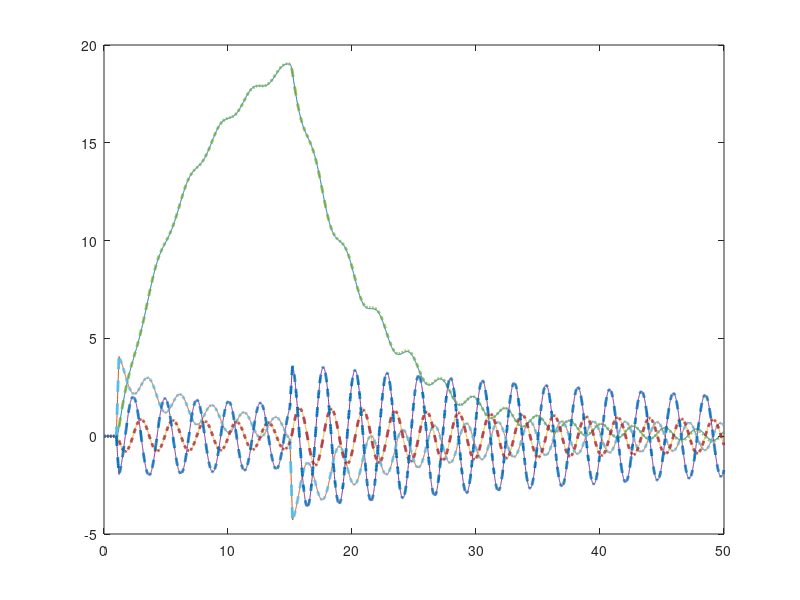
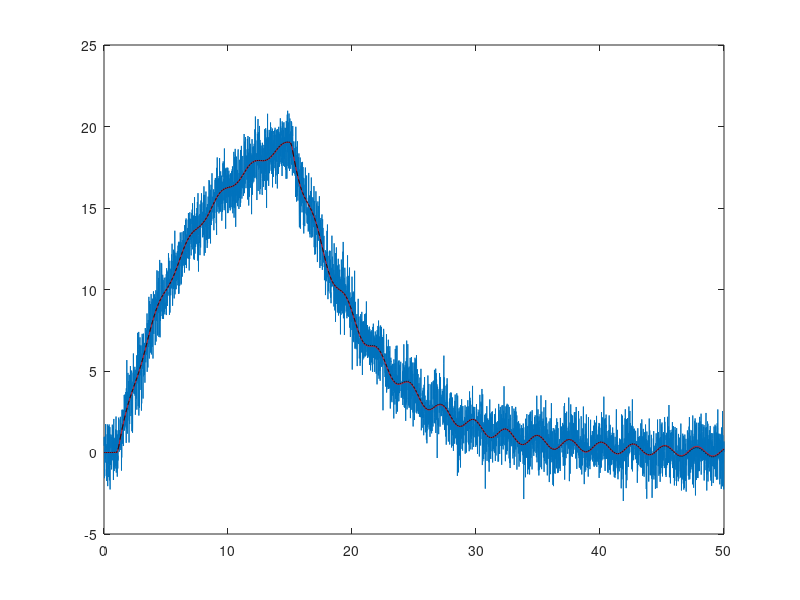

The MATLAB source for these figures, in order:
clear all, close all, clc

m = 1;
M = 5;
L = 2;
g = -10;
d = 1;
start = 0;
dest = 0;
angle = .2;

s = -1; % pendulum up (s=1)

% y = [x; dx; theta; dtheta];
A = [0 1 0 0;
    0 -d/M -m*g/M 0;
    0 0 0 1;
    0 -s*d/(M*L) -s*(m+M)*g/(M*L) 0];

B = [0; 1/M; 0; s*1/(M*L)];

C = [1 0 0 0];  

D = zeros(size(C,1),size(B,2));

%%  Augment system with disturbances and noise
Vd = .1*eye(4);  % disturbance covariance
Vn = 1;       % noise covariance

BF = [B Vd 0*B];  % augment inputs to include disturbance and noise

sysC = ss(A,BF,C,[0 0 0 0 0 Vn]);  % build big state space system... with single output

sysFullOutput = ss(A,BF,eye(4),zeros(4,size(BF,2)));  % system with full state output, disturbance, no noise

%%  Build Kalman filter
[L,P,E] = lqe(A,Vd,C,Vd,Vn);  % design Kalman filter
Kf = (lqr(A',C',Vd,Vn))';   % alternatively, possible to design using "LQR" code

sysKF = ss(A-L*C,[B L],eye(4),0*[B L]);  % Kalman filter estimator

%%  Estimate linearized system in "down" position (Gantry crane)
dt = .01;
t = dt:dt:50;

uDIST = randn(4,size(t,2));
uNOISE = randn(size(t));
u = 0*t;
u(100:120) = 100;     % impulse
u(1500:1520) = -100;  % impulse

uAUG = [u; Vd*Vd*uDIST; uNOISE];

[y,t] = lsim(sysC,uAUG,t);
[xtrue,t] = lsim(sysFullOutput,uAUG,t);


[x,t] = lsim(sysKF,[u; y'],t);

plot(t,xtrue,'-',t,x,'--','LineWidth',2)

figure
plot(t,y)
hold on
plot(t,xtrue(:,1),'r')
plot(t,x(:,1),'k--')